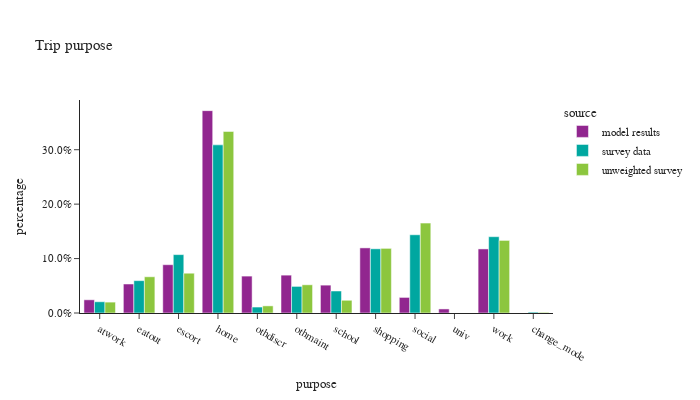

Here is the notebook cell this chart was saved with:
### Code cell
df_plot = trip_data.groupby(['source','purpose'])['trip_weight'].sum().reset_index()
df_plot['percentage'] = df_plot.groupby(['source'], group_keys=False)['trip_weight']. \
    apply(lambda x: x / float(x.sum()))
# df_plot
fig = px.bar(df_plot, x="purpose", y="percentage", color="source",barmode="group",
             title="Trip purpose")
fig.for_each_annotation(lambda a: a.update(text = a.text.split("=")[-1]))
fig.update_layout(height=400, width=700, yaxis=dict(tickformat=".1%"))
fig.show()

### Figure 1 — Plotly figure (JSON) as saved in the notebook; plotly's stock layout.template omitted (floating-point values rounded to 4 significant figures)
{"data": [{"alignmentgroup": "True", "hovertemplate": "source=model results<br>purpose=%{x}<br>percentage=%{y}<extra></extra>", "legendgroup": "model results", "marker": {"color": "#91268F", "pattern": {"shape": ""}}, "name": "model results", "offsetgroup": "model results", "orientation": "v", "showlegend": true, "textposition": "auto", "type": "bar", "x": ["atwork", "eatout", "escort", "home", "othdiscr", "othmaint", "school", "shopping", "social", "univ", "work"], "xaxis": "x", "y": [0.02424, 0.05328, 0.08872, 0.3718, 0.06779, 0.06955, 0.05119, 0.1196, 0.02863, 0.007457, 0.1177], "yaxis": "y"}, {"alignmentgroup": "True", "hovertemplate": "source=survey data<br>purpose=%{x}<br>percentage=%{y}<extra></extra>", "legendgroup": "survey data", "marker": {"color": "#00A7A0", "pattern": {"shape": ""}}, "name": "survey data", "offsetgroup": "survey data", "orientation": "v", "showlegend": true, "textposition": "auto", "type": "bar", "x": ["atwork", "change_mode", "eatout", "escort", "home", "othdiscr", "othmaint", "school", "shopping", "social", "work"], "xaxis": "x", "y": [0.02067, 0.001607, 0.05943, 0.1073, 0.3089, 0.01093, 0.04887, 0.04042, 0.1179, 0.1437, 0.1402], "yaxis": "y"}, {"alignmentgroup": "True", "hovertemplate": "source=unweighted survey<br>purpose=%{x}<br>percentage=%{y}<extra></extra>", "legendgroup": "unweighted survey", "marker": {"color": "#8CC63E", "pattern": {"shape": ""}}, "name": "unweighted survey", "offsetgroup": "unweighted survey", "orientation": "v", "showlegend": true, "textposition": "auto", "type": "bar", "x": ["atwork", "change_mode", "eatout", "escort", "home", "othdiscr", "othmaint", "school", "shopping", "social", "work"], "xaxis": "x", "y": [0.02, 0.001188, 0.06657, 0.0731, 0.3336, 0.01309, 0.05183, 0.02338, 0.1187, 0.1651, 0.1334], "yaxis": "y"}], "layout": {"barmode": "group", "height": 400, "legend": {"title": {"text": "source"}, "tracegroupgap": 0}, "title": {"text": "Trip purpose"}, "width": 700, "xaxis": {"anchor": "y", "domain": [0.0, 1.0], "title": {"text": "purpose"}}, "yaxis": {"anchor": "x", "domain": [0.0, 1.0], "tickformat": ".1%", "title": {"text": "percentage"}}}}
